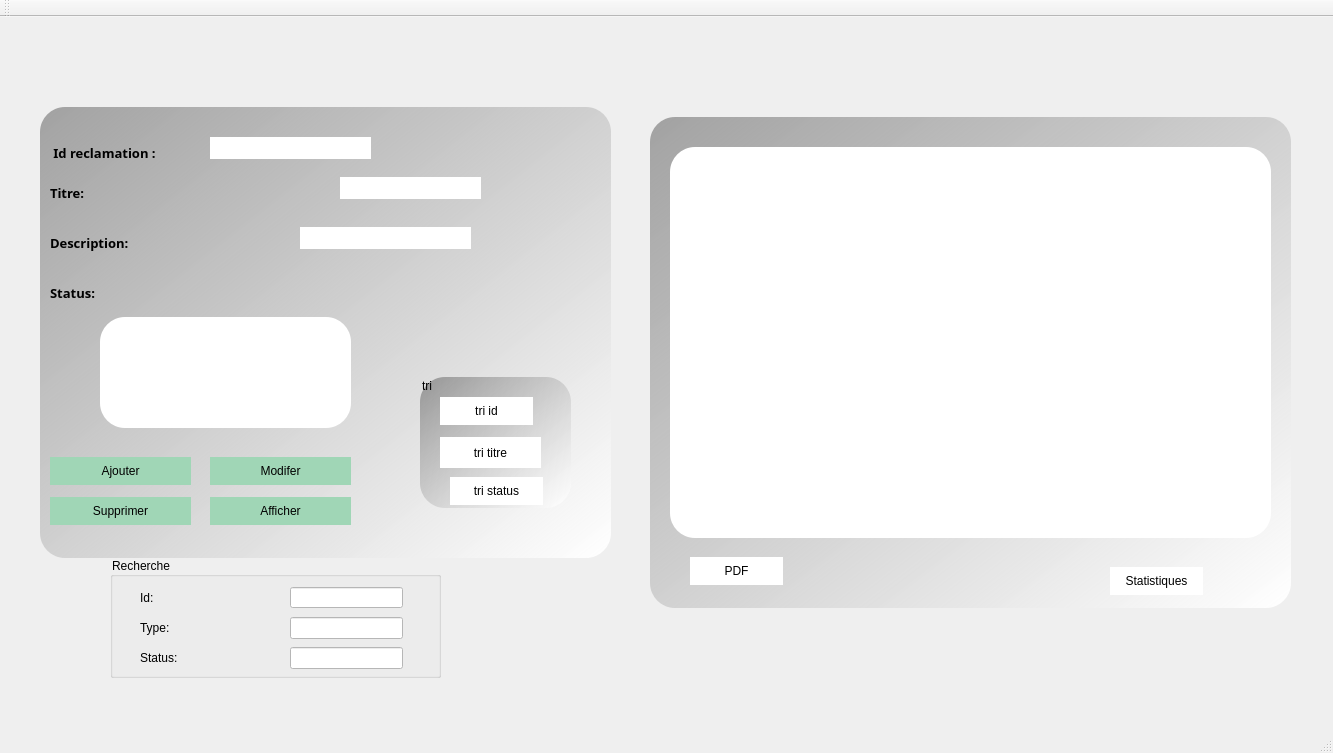
<?xml version="1.0" encoding="UTF-8"?>
<ui version="4.0">
 <class>MainWindow</class>
 <widget class="QMainWindow" name="MainWindow">
  <property name="windowModality">
   <enum>Qt::NonModal</enum>
  </property>
  <property name="geometry">
   <rect>
    <x>0</x>
    <y>0</y>
    <width>1333</width>
    <height>753</height>
   </rect>
  </property>
  <property name="windowTitle">
   <string>Gestion des reclamations</string>
  </property>
  <widget class="QWidget" name="centralWidget">
   <widget class="QGroupBox" name="groupBox_2">
    <property name="geometry">
     <rect>
      <x>110</x>
      <y>540</y>
      <width>331</width>
      <height>121</height>
     </rect>
    </property>
    <property name="styleSheet">
     <string notr="true">background-color: qlineargradient(spread:pad, x1:0, y1:0, x2:1, y2:1, stop:0 rgba(0, 0, 0, 0), stop:1 rgba(0, 0, 0, 0));</string>
    </property>
    <property name="title">
     <string>Recherche</string>
    </property>
    <widget class="QLabel" name="label_6">
     <property name="geometry">
      <rect>
       <x>30</x>
       <y>30</y>
       <width>71</width>
       <height>21</height>
      </rect>
     </property>
     <property name="styleSheet">
      <string notr="true">background-color: qlineargradient(spread:pad, x1:0, y1:0, x2:1, y2:1, stop:0 rgba(0, 0, 0, 0), stop:1 rgba(0, 0, 0, 0));</string>
     </property>
     <property name="text">
      <string>Id:</string>
     </property>
    </widget>
    <widget class="QLabel" name="label_rech_type">
     <property name="geometry">
      <rect>
       <x>30</x>
       <y>60</y>
       <width>71</width>
       <height>21</height>
      </rect>
     </property>
     <property name="styleSheet">
      <string notr="true">background-color: qlineargradient(spread:pad, x1:0, y1:0, x2:1, y2:1, stop:0 rgba(0, 0, 0, 0), stop:1 rgba(0, 0, 0, 0));</string>
     </property>
     <property name="text">
      <string>Type:</string>
     </property>
    </widget>
    <widget class="QLabel" name="label_9">
     <property name="geometry">
      <rect>
       <x>30</x>
       <y>90</y>
       <width>71</width>
       <height>21</height>
      </rect>
     </property>
     <property name="styleSheet">
      <string notr="true">background-color: qlineargradient(spread:pad, x1:0, y1:0, x2:1, y2:1, stop:0 rgba(0, 0, 0, 0), stop:1 rgba(0, 0, 0, 0));</string>
     </property>
     <property name="text">
      <string>Status:</string>
     </property>
    </widget>
    <widget class="QLineEdit" name="lineEdit_rech_id">
     <property name="geometry">
      <rect>
       <x>180</x>
       <y>30</y>
       <width>113</width>
       <height>21</height>
      </rect>
     </property>
     <property name="styleSheet">
      <string notr="true">background-color: rgb(255, 255, 255);</string>
     </property>
    </widget>
    <widget class="QLineEdit" name="lineEdit_rech_type">
     <property name="geometry">
      <rect>
       <x>180</x>
       <y>60</y>
       <width>113</width>
       <height>22</height>
      </rect>
     </property>
     <property name="styleSheet">
      <string notr="true">background-color: rgb(255, 255, 255);</string>
     </property>
    </widget>
    <widget class="QLineEdit" name="lineEdit_rech_porc">
     <property name="geometry">
      <rect>
       <x>180</x>
       <y>90</y>
       <width>113</width>
       <height>22</height>
      </rect>
     </property>
     <property name="styleSheet">
      <string notr="true">background-color: rgb(255, 255, 255);</string>
     </property>
    </widget>
   </widget>
   <widget class="QLabel" name="label_7">
    <property name="geometry">
     <rect>
      <x>40</x>
      <y>20</y>
      <width>1271</width>
      <height>661</height>
     </rect>
    </property>
    <property name="contextMenuPolicy">
     <enum>Qt::NoContextMenu</enum>
    </property>
    <property name="styleSheet">
     <string notr="true">border-image: url(:/new/prefix1/imageqt.jpg);</string>
    </property>
    <property name="text">
     <string/>
    </property>
   </widget>
   <widget class="QGroupBox" name="groupBox_3">
    <property name="geometry">
     <rect>
      <x>40</x>
      <y>90</y>
      <width>571</width>
      <height>451</height>
     </rect>
    </property>
    <property name="styleSheet">
     <string notr="true">
background-color:qlineargradient(spread:reflect, x1:0, y1:0, x2:1, y2:1, stop:0 rgba(0, 0, 0, 82), stop:1 rgba(255, 255, 255, 255));
border-radius: 25px;


</string>
    </property>
    <property name="title">
     <string/>
    </property>
    <widget class="QLabel" name="label_2">
     <property name="geometry">
      <rect>
       <x>10</x>
       <y>70</y>
       <width>281</width>
       <height>31</height>
      </rect>
     </property>
     <property name="font">
      <font>
       <family>Sitka Small Semibold</family>
       <pointsize>10</pointsize>
       <weight>75</weight>
       <bold>true</bold>
      </font>
     </property>
     <property name="styleSheet">
      <string notr="true">background-color: qlineargradient(spread:pad, x1:0, y1:0, x2:1, y2:1, stop:0 rgba(0, 0, 0, 0), stop:1 rgba(0, 0, 0, 0));</string>
     </property>
     <property name="text">
      <string>Titre:</string>
     </property>
    </widget>
    <widget class="QLabel" name="label_4">
     <property name="geometry">
      <rect>
       <x>10</x>
       <y>120</y>
       <width>221</width>
       <height>31</height>
      </rect>
     </property>
     <property name="font">
      <font>
       <family>Sitka Small Semibold</family>
       <pointsize>10</pointsize>
       <weight>75</weight>
       <bold>true</bold>
      </font>
     </property>
     <property name="styleSheet">
      <string notr="true">background-color: qlineargradient(spread:pad, x1:0, y1:0, x2:1, y2:1, stop:0 rgba(0, 0, 0, 0), stop:1 rgba(0, 0, 0, 0));</string>
     </property>
     <property name="text">
      <string>Description:</string>
     </property>
    </widget>
    <widget class="QLabel" name="label_5">
     <property name="geometry">
      <rect>
       <x>10</x>
       <y>170</y>
       <width>161</width>
       <height>31</height>
      </rect>
     </property>
     <property name="font">
      <font>
       <family>Sitka Small Semibold</family>
       <pointsize>10</pointsize>
       <weight>75</weight>
       <bold>true</bold>
      </font>
     </property>
     <property name="styleSheet">
      <string notr="true">background-color: qlineargradient(spread:pad, x1:0, y1:0, x2:1, y2:1, stop:0 rgba(0, 0, 0, 0), stop:1 rgba(0, 0, 0, 0));</string>
     </property>
     <property name="text">
      <string>Status:</string>
     </property>
    </widget>
    <widget class="QLineEdit" name="lineEdit_6">
     <property name="geometry">
      <rect>
       <x>60</x>
       <y>210</y>
       <width>251</width>
       <height>111</height>
      </rect>
     </property>
     <property name="styleSheet">
      <string notr="true">background-color: rgb(255, 255, 255);</string>
     </property>
    </widget>
    <widget class="QPushButton" name="pushButton">
     <property name="geometry">
      <rect>
       <x>10</x>
       <y>350</y>
       <width>141</width>
       <height>28</height>
      </rect>
     </property>
     <property name="styleSheet">
      <string notr="true">background-color: rgb(160, 214, 182);</string>
     </property>
     <property name="text">
      <string>Ajouter</string>
     </property>
    </widget>
    <widget class="QPushButton" name="pushButton_modifer">
     <property name="geometry">
      <rect>
       <x>170</x>
       <y>350</y>
       <width>141</width>
       <height>28</height>
      </rect>
     </property>
     <property name="styleSheet">
      <string notr="true">background-color: rgb(160, 214, 182);</string>
     </property>
     <property name="text">
      <string>Modifer</string>
     </property>
    </widget>
    <widget class="QPushButton" name="pushButton_supprimer">
     <property name="geometry">
      <rect>
       <x>10</x>
       <y>390</y>
       <width>141</width>
       <height>28</height>
      </rect>
     </property>
     <property name="styleSheet">
      <string notr="true">background-color: rgb(160, 214, 182);</string>
     </property>
     <property name="text">
      <string>Supprimer</string>
     </property>
    </widget>
    <widget class="QPushButton" name="pushButton_afficher">
     <property name="geometry">
      <rect>
       <x>170</x>
       <y>390</y>
       <width>141</width>
       <height>28</height>
      </rect>
     </property>
     <property name="styleSheet">
      <string notr="true">background-color: rgb(160, 214, 182);</string>
     </property>
     <property name="text">
      <string>Afficher</string>
     </property>
    </widget>
    <widget class="QLineEdit" name="lineEdit">
     <property name="geometry">
      <rect>
       <x>170</x>
       <y>30</y>
       <width>161</width>
       <height>22</height>
      </rect>
     </property>
     <property name="styleSheet">
      <string notr="true">background-color: rgb(255, 255, 255);</string>
     </property>
    </widget>
    <widget class="QLineEdit" name="lineEdit_2">
     <property name="geometry">
      <rect>
       <x>300</x>
       <y>70</y>
       <width>141</width>
       <height>22</height>
      </rect>
     </property>
     <property name="styleSheet">
      <string notr="true">background-color: rgb(255, 255, 255);</string>
     </property>
    </widget>
    <widget class="QLineEdit" name="lineEdit_5">
     <property name="geometry">
      <rect>
       <x>260</x>
       <y>120</y>
       <width>171</width>
       <height>22</height>
      </rect>
     </property>
     <property name="styleSheet">
      <string notr="true">background-color: rgb(255, 255, 255);</string>
     </property>
    </widget>
    <widget class="QLabel" name="label">
     <property name="geometry">
      <rect>
       <x>10</x>
       <y>30</y>
       <width>131</width>
       <height>31</height>
      </rect>
     </property>
     <property name="font">
      <font>
       <family>Sitka Small Semibold</family>
       <pointsize>10</pointsize>
       <weight>75</weight>
       <bold>true</bold>
      </font>
     </property>
     <property name="styleSheet">
      <string notr="true">background-color: qlineargradient(spread:pad, x1:0, y1:0, x2:1, y2:1, stop:0 rgba(0, 0, 0, 0), stop:1 rgba(0, 0, 0, 0));</string>
     </property>
     <property name="text">
      <string> Id reclamation : </string>
     </property>
    </widget>
    <widget class="QGroupBox" name="groupBox">
     <property name="geometry">
      <rect>
       <x>380</x>
       <y>270</y>
       <width>151</width>
       <height>131</height>
      </rect>
     </property>
     <property name="title">
      <string>tri</string>
     </property>
     <widget class="QPushButton" name="pushButton_triid">
      <property name="geometry">
       <rect>
        <x>20</x>
        <y>20</y>
        <width>93</width>
        <height>28</height>
       </rect>
      </property>
      <property name="styleSheet">
       <string notr="true">background-color: rgb(255, 255, 255);
</string>
      </property>
      <property name="text">
       <string>tri id</string>
      </property>
     </widget>
     <widget class="QPushButton" name="pushButton_tritype">
      <property name="geometry">
       <rect>
        <x>20</x>
        <y>60</y>
        <width>101</width>
        <height>31</height>
       </rect>
      </property>
      <property name="styleSheet">
       <string notr="true">background-color: rgb(255, 255, 255);</string>
      </property>
      <property name="text">
       <string>tri titre</string>
      </property>
     </widget>
     <widget class="QPushButton" name="pushButton_trip">
      <property name="geometry">
       <rect>
        <x>30</x>
        <y>100</y>
        <width>93</width>
        <height>28</height>
       </rect>
      </property>
      <property name="styleSheet">
       <string notr="true">background-color: rgb(255, 255, 255);</string>
      </property>
      <property name="text">
       <string>tri status</string>
      </property>
     </widget>
    </widget>
    <zorder>label</zorder>
    <zorder>label_2</zorder>
    <zorder>label_4</zorder>
    <zorder>label_5</zorder>
    <zorder>lineEdit_6</zorder>
    <zorder>pushButton</zorder>
    <zorder>pushButton_modifer</zorder>
    <zorder>pushButton_supprimer</zorder>
    <zorder>pushButton_afficher</zorder>
    <zorder>lineEdit</zorder>
    <zorder>lineEdit_2</zorder>
    <zorder>lineEdit_5</zorder>
    <zorder>groupBox</zorder>
   </widget>
   <widget class="QGroupBox" name="groupBox_4">
    <property name="geometry">
     <rect>
      <x>650</x>
      <y>100</y>
      <width>641</width>
      <height>491</height>
     </rect>
    </property>
    <property name="styleSheet">
     <string notr="true">
background-color:qlineargradient(spread:reflect, x1:0, y1:0, x2:1, y2:1, stop:0 rgba(0, 0, 0, 82), stop:1 rgba(255, 255, 255, 255));
border-radius: 25px;

</string>
    </property>
    <property name="title">
     <string/>
    </property>
    <widget class="QTableView" name="tableView">
     <property name="geometry">
      <rect>
       <x>20</x>
       <y>30</y>
       <width>601</width>
       <height>391</height>
      </rect>
     </property>
     <property name="styleSheet">
      <string notr="true">background-color: rgb(255, 255, 255);</string>
     </property>
    </widget>
    <widget class="QPushButton" name="pushButton_2">
     <property name="geometry">
      <rect>
       <x>40</x>
       <y>440</y>
       <width>93</width>
       <height>28</height>
      </rect>
     </property>
     <property name="styleSheet">
      <string notr="true">background-color: rgb(255, 255, 255);</string>
     </property>
     <property name="text">
      <string>PDF</string>
     </property>
    </widget>
    <widget class="QPushButton" name="pushButton_stat">
     <property name="geometry">
      <rect>
       <x>460</x>
       <y>450</y>
       <width>93</width>
       <height>28</height>
      </rect>
     </property>
     <property name="styleSheet">
      <string notr="true">background-color: rgb(255, 255, 255);</string>
     </property>
     <property name="text">
      <string>Statistiques</string>
     </property>
    </widget>
   </widget>
   <zorder>label_7</zorder>
   <zorder>groupBox_2</zorder>
   <zorder>groupBox_3</zorder>
   <zorder>groupBox_4</zorder>
  </widget>
  <widget class="QMenuBar" name="menuBar">
   <property name="geometry">
    <rect>
     <x>0</x>
     <y>0</y>
     <width>1333</width>
     <height>26</height>
    </rect>
   </property>
  </widget>
  <widget class="QToolBar" name="mainToolBar">
   <property name="styleSheet">
    <string notr="true"/>
   </property>
   <attribute name="toolBarArea">
    <enum>TopToolBarArea</enum>
   </attribute>
   <attribute name="toolBarBreak">
    <bool>false</bool>
   </attribute>
  </widget>
  <widget class="QStatusBar" name="statusBar"/>
 </widget>
 <layoutdefault spacing="6" margin="11"/>
 <resources/>
 <connections/>
</ui>
